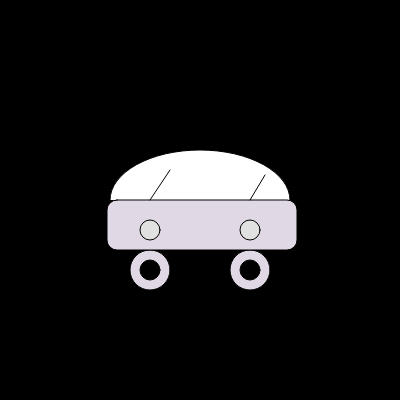
Frame 1 (no input)
Frame 60 (no input): identical to frame 1, image omitted
Frame 120 (the mouse pressed at the canvas centre since frame 60): identical to frame 1, image omitted

The p5.js sketch that drew this single still picture (run headless with seeded random() and noise() and a simulated clock; from frame 60 on, the mouse is pressed at the canvas centre):

// p5.js sketch
// ── sketch.js
function setup() {
  createCanvas(400, 400); 
 //canvas size is a one time setup
}


function draw() {
  background(0);
  
  // Body of car half circle
  fill(255)
  let centerX = width / 2; 
  let centerY = height / 2; // to calculate the center of the canvas
  let radiusX = 90;
  let radiusY = 50; // how wide and tall the ellipse is 
  let startAngle = PI;
  let endAngle = TWO_PI; // defining the start and end angles for the arc

  // Draw the half ellipse
  arc(centerX, centerY, radiusX * 2, radiusY * 2, startAngle, endAngle);
  
  
  
 //wheels 
  
  fill(225, 216, 230);
  ellipse(250,270,40,40);
  ellipse(150,270,40,40);
//inside of the wheel
  fill(0,0,0)
  ellipse(250, 270, 20, 20);
  ellipse(150, 270, 20, 20);
  
  //body of car
   
  fill(225, 216, 230);
  rect(107, 200, 190, 50,10);
  
  //lights 
   fill(225, 225, 225);
   ellipse(150, 230, 20, 20);
   ellipse(250, 230, 20, 20);
  
  //s7abat
   stroke(0)
   fill(225,225,255);
  //stroke('rgb(0,0,0)');
 // strokeWeight(3);
  line(150,200,170,170);
  line(250,200,265,175);
  
  
 
  
  
}
